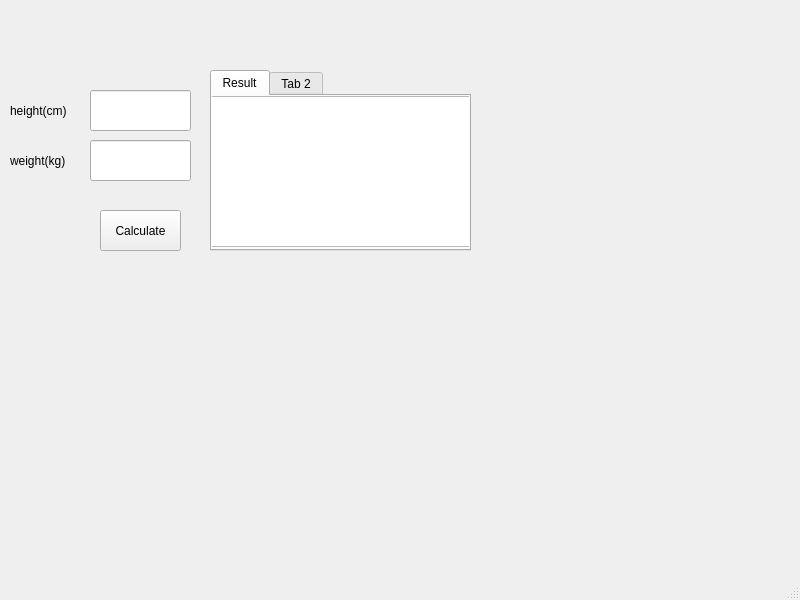
<?xml version="1.0" encoding="UTF-8"?>
<ui version="4.0">
 <class>MainWindow</class>
 <widget class="QMainWindow" name="MainWindow">
  <property name="geometry">
   <rect>
    <x>0</x>
    <y>0</y>
    <width>800</width>
    <height>600</height>
   </rect>
  </property>
  <property name="windowTitle">
   <string>MainWindow</string>
  </property>
  <property name="autoFillBackground">
   <bool>false</bool>
  </property>
  <property name="dockOptions">
   <set>QMainWindow::AllowTabbedDocks|QMainWindow::AnimatedDocks</set>
  </property>
  <widget class="QWidget" name="centralwidget">
   <widget class="QLineEdit" name="Height">
    <property name="geometry">
     <rect>
      <x>90</x>
      <y>90</y>
      <width>101</width>
      <height>41</height>
     </rect>
    </property>
   </widget>
   <widget class="QLineEdit" name="Weight">
    <property name="geometry">
     <rect>
      <x>90</x>
      <y>140</y>
      <width>101</width>
      <height>41</height>
     </rect>
    </property>
   </widget>
   <widget class="QLabel" name="label">
    <property name="geometry">
     <rect>
      <x>10</x>
      <y>90</y>
      <width>81</width>
      <height>41</height>
     </rect>
    </property>
    <property name="text">
     <string>height(cm)</string>
    </property>
   </widget>
   <widget class="QLabel" name="label_2">
    <property name="geometry">
     <rect>
      <x>10</x>
      <y>140</y>
      <width>81</width>
      <height>41</height>
     </rect>
    </property>
    <property name="text">
     <string>weight(kg)</string>
    </property>
   </widget>
   <widget class="QPushButton" name="Calculate">
    <property name="geometry">
     <rect>
      <x>100</x>
      <y>210</y>
      <width>81</width>
      <height>41</height>
     </rect>
    </property>
    <property name="text">
     <string>Calculate</string>
    </property>
   </widget>
   <widget class="QTabWidget" name="tabWidget">
    <property name="geometry">
     <rect>
      <x>210</x>
      <y>70</y>
      <width>261</width>
      <height>181</height>
     </rect>
    </property>
    <property name="currentIndex">
     <number>0</number>
    </property>
    <widget class="QWidget" name="tab">
     <attribute name="title">
      <string>Result</string>
     </attribute>
     <widget class="QTextBrowser" name="result">
      <property name="geometry">
       <rect>
        <x>-10</x>
        <y>0</y>
        <width>271</width>
        <height>151</height>
       </rect>
      </property>
     </widget>
    </widget>
    <widget class="QWidget" name="tab_2">
     <attribute name="title">
      <string>Tab 2</string>
     </attribute>
    </widget>
   </widget>
  </widget>
  <widget class="QMenuBar" name="menubar">
   <property name="geometry">
    <rect>
     <x>0</x>
     <y>0</y>
     <width>800</width>
     <height>22</height>
    </rect>
   </property>
  </widget>
  <widget class="QStatusBar" name="statusbar"/>
 </widget>
 <resources/>
 <connections>
  <connection>
   <sender>Calculate</sender>
   <signal>clicked()</signal>
   <receiver>Calculate</receiver>
   <slot>deleteLater()</slot>
   <hints>
    <hint type="sourcelabel">
     <x>140</x>
     <y>252</y>
    </hint>
    <hint type="destinationlabel">
     <x>140</x>
     <y>252</y>
    </hint>
   </hints>
  </connection>
 </connections>
</ui>
